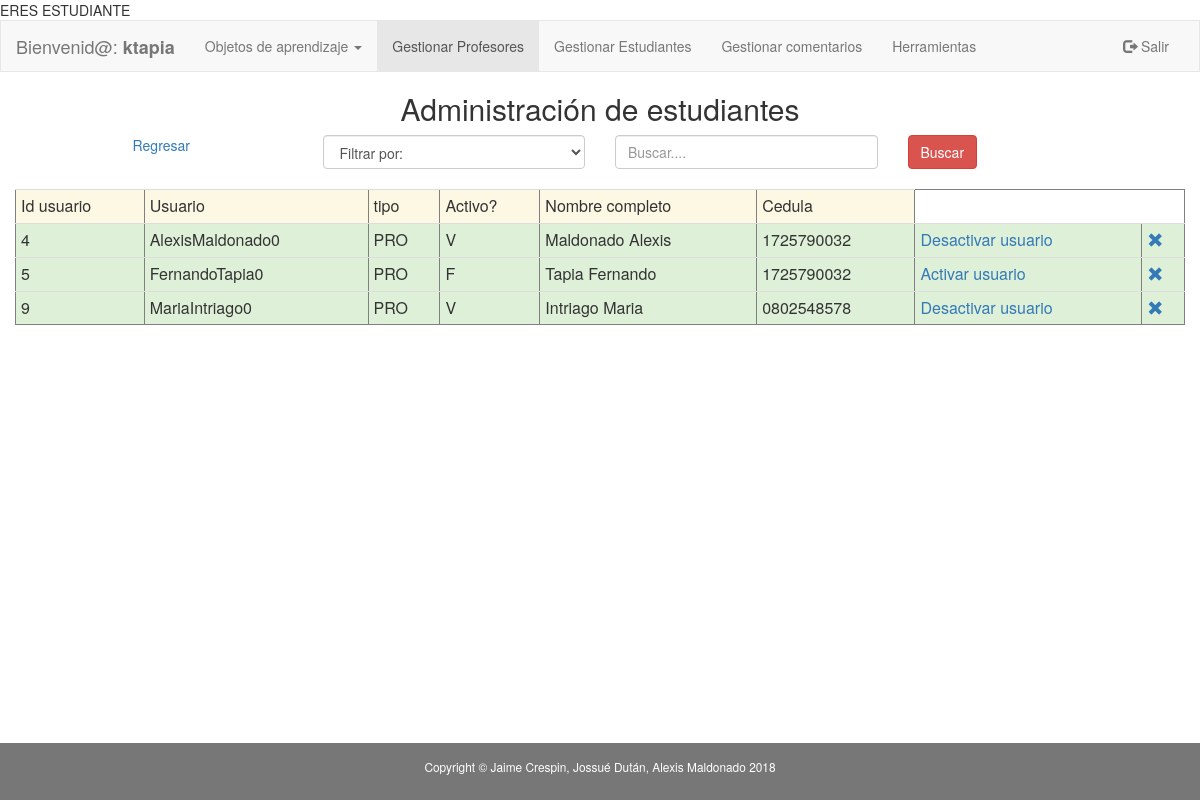
The page /aplicacion/modulos_administrador/adm_ejecutar_buscar_profesores.php (signed in) on the database its author committed.
### tables this page shows
CREATE TABLE `profesor` (
  `idprofesor` int(11) NOT NULL,
  `ci` varchar(10) DEFAULT NULL,
  `nombres` varchar(45) DEFAULT NULL,
  `apellidos` varchar(45) DEFAULT NULL,
  `id_departamento` int(11) DEFAULT NULL,
  `id_facultad` int(11) DEFAULT NULL,
  `mail` varchar(45) DEFAULT NULL,
  `id_usuario` int(11) DEFAULT NULL
);

CREATE TABLE `usuario` (
  `idUsuario` int(11) NOT NULL,
  `usuario` varchar(45) DEFAULT NULL,
  `contrasenia` varchar(45) DEFAULT NULL,
  `tipo_usuario` varchar(3) DEFAULT NULL,
  `activo` varchar(1) DEFAULT NULL
);

### aplicacion/modulos_administrador/adm_ejecutar_buscar_profesores.php (the view, shortened to what this page needs)
<!DOCTYPE html PUBLIC "-//W3C//DTD XHTML 1.0 Transitional//EN" "http://www.w3.org/TR/xhtml1/DTD/xhtml1-transitional.dtd">
<html xmlns="http://www.w3.org/1999/xhtml" lang="es">
    <head>
        <link rel="stylesheet" href="../../plugins/bootstrap/css/bootstrap.min.css"></link>
    </head>
    <body>
        <?php include './navbar_adm_profesores.php'; ?>
        <div class="container-fluid text-center">
            <div class="row content">
                <div class="col-sm-12 text-center">
                    <h2> Administración de estudiantes</h2>
                    <form onsubmit="return validar_busqueda_cedula()" action="../modulos_administrador/adm_ejecutar_buscar_profesores.php" method="post" enctype="multipart/form-data">
                        <div class="col-md-3">
                            <a href="adm_buscar_profesores.php">Regresar</a>
                        </div>
                        <div class="col-md-3 text-left ">
                            <select class= "form-control" name="tipo_criterio" dir="ltr" required id="select_criterio">
                                <option value="">Filtrar por:</option>
                            </select></br>
                        </div>
                        <div class="col-md-3 text-center">
                            <input type="text" class="form-control" id="criterio_busqueda" placeholder="Buscar...." name="criterio_busqueda" required></br>
                        </div>
                        <div class="col-md-3 text-left">
                            <button id="registrar" type="submit" class="btn btn-danger">Buscar</button>
                        </div>
                    </form>
                    <?php
                    $statement = 'select u.*,p.nombres, p.apellidos, p.ci,p.mail from usuario as u, profesor as p where u.idUsuario=p.id_usuario';
                    $conexion = new Conexion();
                    $consulta = $conexion->prepare($statement);
                    $consulta->setFetchMode(PDO::FETCH_ASSOC);
                    $consulta->execute();
                    echo '<table border ="1|1" class="table table-condensed";>';
                    echo '<tr class="warning">';
                    echo '<td>Id usuario</td>';
                    echo '<td>Usuario</td>';
                    echo '<td>tipo</td>';
                    echo '<td>Activo?</td>';
                    echo '<td>Nombre completo</td>';
                    echo '<td>Cedula</td>';
                    echo "</tr>";
                    if ($consulta->rowCount() != 0) {
                        while ($row = $consulta->fetch()) {
                            echo '<tr class="success">';
                            echo '<td>' . $row['idUsuario'] . '</td>';
                            echo '<td>' . $row['usuario'] . '</td>';
                            echo '<td>' . $row['tipo_usuario'] . '</td>';
                            echo '<td>' . $row['activo'] . '</td>';
                            echo '<td>' . $row['apellidos'] . '  ' . $row['nombres'] . '</td>';
                            echo '<td>' . $row['ci'] . '</td>';
                            if ($row['activo'] == 'V') {
                                echo '<td><a href="adm_buscar_profesores.php?id=' . $row['idUsuario'] . '&id_gestion=1">Desactivar usuario</a></td>';
                            } else {
                                echo '<td><a href="adm_buscar_profesores.php?id=' . $row['idUsuario'] . '&id_gestion=2&mail=' . $row['mail'] . '&usuario=' . $row['usuario'] . '&contrasenia=' . $row['contrasenia'] . '">Activar usuario</a></td>';
                            }
                            echo "<td><a onClick=\"javascript: return confirm('Realmente desea eliminar el profesor seleccionado? Se eliminarán los objetos de aprendizaje asociados al mismo');\" href='adm_buscar_profesores.php?id=" . $row['idUsuario'] . "&id_gestion=3'><span class='glyphicon glyphicon-remove'></a></td>";
                            echo '</tr>';
                        }
                    }
                    echo '</table>';
                    ?>
                </div>
            </div>
        </div></br></br></br>
        <footer class="label-default container-fluid text-center">
            <p class="copyright small">Copyright &copy; Jaime Crespin, Jossué Dután, Alexis Maldonado 2018</p>
        </footer>
    </body>
</html>

### aplicacion/modulos_administrador/adm_ejecutar_buscar_profesores.php (style rules this page uses)
.row.content { height: 390px }
html { min-height: 100%; position: relative; }
body { margin:0; margin-bottom: 40px; }
footer { background-color: #555; color: white; padding: 15px; position: absolute; bottom: 0; width: 100%; }
.table > tbody > tr > td { vertical-align: middle; }

### rows shown on the page
profesor: id_usuario.idUsuario "4", id_usuario.usuario "AlexisMaldonado0", id_usuario.tipo_usuario "PRO", id_usuario.activo "V", apellidos "Maldonado", nombres "Alexis", ci "1725790032"
profesor: id_usuario.idUsuario "5", id_usuario.usuario "FernandoTapia0", id_usuario.tipo_usuario "PRO", id_usuario.activo "F", apellidos "Tapia", nombres "Fernando", ci "1725790032"
profesor: id_usuario.idUsuario "9", id_usuario.usuario "MariaIntriago0", id_usuario.tipo_usuario "PRO", id_usuario.activo "V", apellidos "Intriago", nombres "Maria", ci "0802548578"

### other values the page prints
$_SESSION['usuario'] "ktapia"
